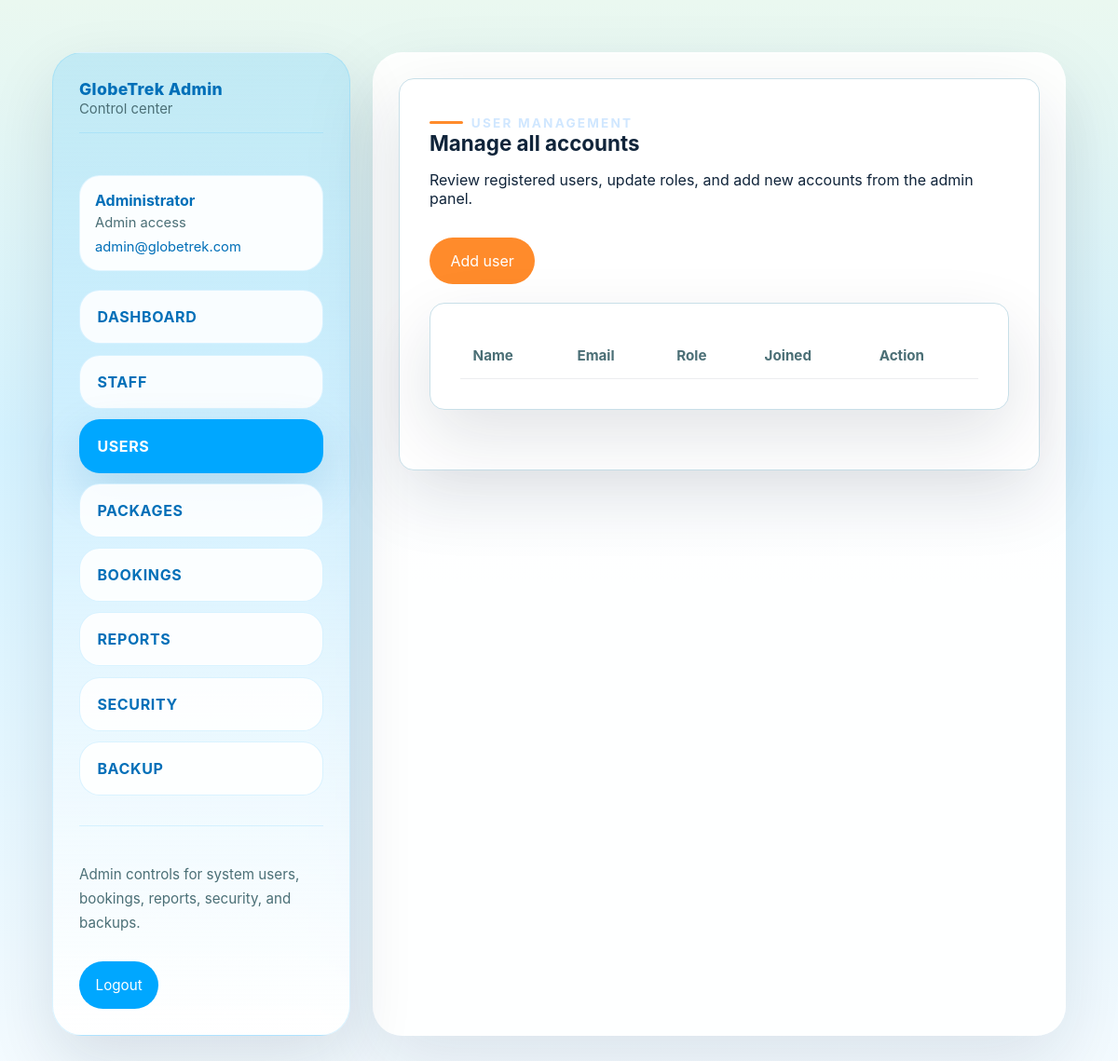
Before: /admin/users.php (signed in) with the older database file.
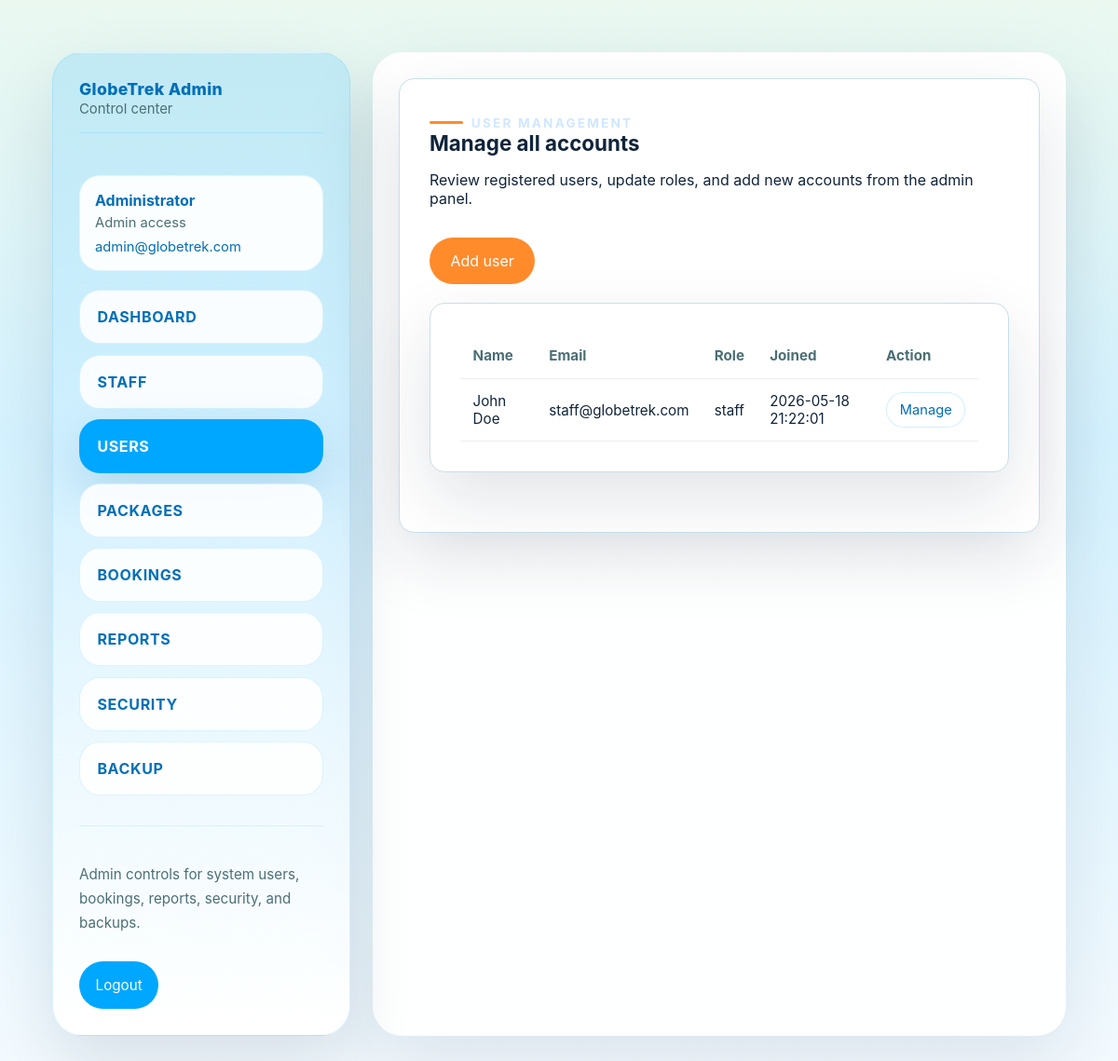
After: the same page with the newer database file.
### tables this page shows
CREATE TABLE `users` (
  `id` INT AUTO_INCREMENT PRIMARY KEY,
  `email` VARCHAR(255) NOT NULL UNIQUE,
  `password_hash` VARCHAR(255) NOT NULL,
  `role` ENUM('customer', 'staff', 'admin') NOT NULL DEFAULT 'customer',
  `created_at` DATETIME DEFAULT CURRENT_TIMESTAMP
);

### includes/auth.php (called while the page is built, shortened)
<?php
function current_user(){
  return $_SESSION['user'] ?? null;
}
?>

### admin/users.php (the view, shortened to what this page needs)
<?php
include __DIR__ . '/../includes/header.php';
require_once __DIR__ . '/../includes/db.php';
include __DIR__ . '/../includes/admin-shell.php';
$usersStmt = $pdo->prepare('
  SELECT u.id, u.email, u.role, u.created_at,
         COALESCE(c.full_name, s.full_name) AS name
  FROM users u
  LEFT JOIN customers c ON c.user_id = u.id
  LEFT JOIN staff s ON s.user_id = u.id
  WHERE u.role != ?
  ORDER BY u.created_at DESC
');
$usersStmt->execute(['admin']);
$users = $usersStmt->fetchAll();
?>
<section class="page-panel fade-up">
  <div class="admin-action-row">
    <div>
      <span class="section-label">User management</span>
      <h2>Manage all accounts</h2>
      <p>Review registered users, update roles, and add new accounts from the admin panel.</p>
    </div>
    <button class="button" data-modal-open="#modalAddUser" data-modal-title="Create new user">Add user</button>
  </div>
  <div class="page-panel">
    <table class="admin-table">
      <thead>
        <tr><th>Name</th><th>Email</th><th>Role</th><th>Joined</th><th>Action</th></tr>
      </thead>
      <tbody>
        <?php foreach($users as $user): ?>
          <tr>
            <td><?= htmlspecialchars($user['name']) ?></td>
            <td><?= htmlspecialchars($user['email']) ?></td>
            <td><?= htmlspecialchars($user['role']) ?></td>
            <td><?= htmlspecialchars($user['created_at']) ?></td>
            <td>
              <button class="button small ghost" data-modal-open="#modalEditUser-<?= htmlspecialchars($user['id']) ?>" data-modal-title="Manage user account">Manage</button>
            </td>
          </tr>
        <?php endforeach ?>
      </tbody>
    </table>
  </div>
</section>
<?php include __DIR__ . '/../includes/admin-shell-end.php'; ?>
<?php include __DIR__ . '/../includes/footer.php'; ?>

### includes/header.php (shortened to what this page needs)
<?php
require_once __DIR__.'/auth.php';
$me = current_user();
$isAdminPage = str_contains($_SERVER['REQUEST_URI'] ?? '', '/admin/');
?>
<!doctype html>
<html lang="en">
<head>
  <link rel="stylesheet" href="/globetrek/assets/css/global.css">
</head>
<body class="<?= $isAdminPage ? 'admin-page' : '' ?>">
<main class="container">

### includes/admin-shell.php (shortened to what this page needs)
<?php
$currentPage = basename($_SERVER['PHP_SELF']);
$adminNav = [
  ['label' => 'Dashboard', 'href' => '/globetrek/admin/dashboard.php', 'key' => 'dashboard.php'],
  ['label' => 'Staff', 'href' => '/globetrek/admin/staff.php', 'key' => 'staff.php'],
  ['label' => 'Users', 'href' => '/globetrek/admin/users.php', 'key' => 'users.php'],
  ['label' => 'Packages', 'href' => '/globetrek/admin/packages.php', 'key' => 'packages.php'],
  ['label' => 'Bookings', 'href' => '/globetrek/admin/bookings.php', 'key' => 'bookings.php'],
  ['label' => 'Reports', 'href' => '/globetrek/admin/reports.php', 'key' => 'reports.php'],
  ['label' => 'Security', 'href' => '/globetrek/admin/security.php', 'key' => 'security.php'],
  ['label' => 'Backup', 'href' => '/globetrek/admin/backup.php', 'key' => 'backup.php'],
];
?>
<div class="admin-panel">
  <aside class="admin-sidebar">
    <div class="admin-sidebar-brand">
      <span>GlobeTrek Admin</span>
      <small>Control center</small>
    </div>
    <?php if(!empty($me)): ?>
      <div class="admin-sidebar-user">
        <strong><?= htmlspecialchars($me['name']) ?></strong>
        <span><?= htmlspecialchars(ucfirst($me['role'] ?? 'admin')) ?> access</span>
        <a href="mailto:<?= htmlspecialchars($me['email']) ?>"><?= htmlspecialchars($me['email']) ?></a>
      </div>
    <?php endif ?>
    <nav class="admin-sidebar-nav">
      <?php foreach($adminNav as $item): ?>
        <a href="<?= $item['href'] ?>" class="admin-nav-link<?= $currentPage === $item['key'] ? ' active' : '' ?>"><?= htmlspecialchars($item['label']) ?></a>
      <?php endforeach ?>
    </nav>
    <div class="admin-sidebar-footer">
      <p>Admin controls for system users, bookings, reports, security, and backups.</p>
      <a href="/globetrek/pages/logout.php" class="admin-logout">Logout</a>
    </div>
  </aside>
  <div class="admin-content">

### includes/admin-shell-end.php (shortened to what this page needs)
  </div>
</div>

### includes/footer.php (shortened to what this page needs)
</main>
</body>
</html>

Changed rows visible on the page:
added users: name "John Doe", email "staff@globetrek.com", role "staff", created_at "2026-05-18 21:22:01"
